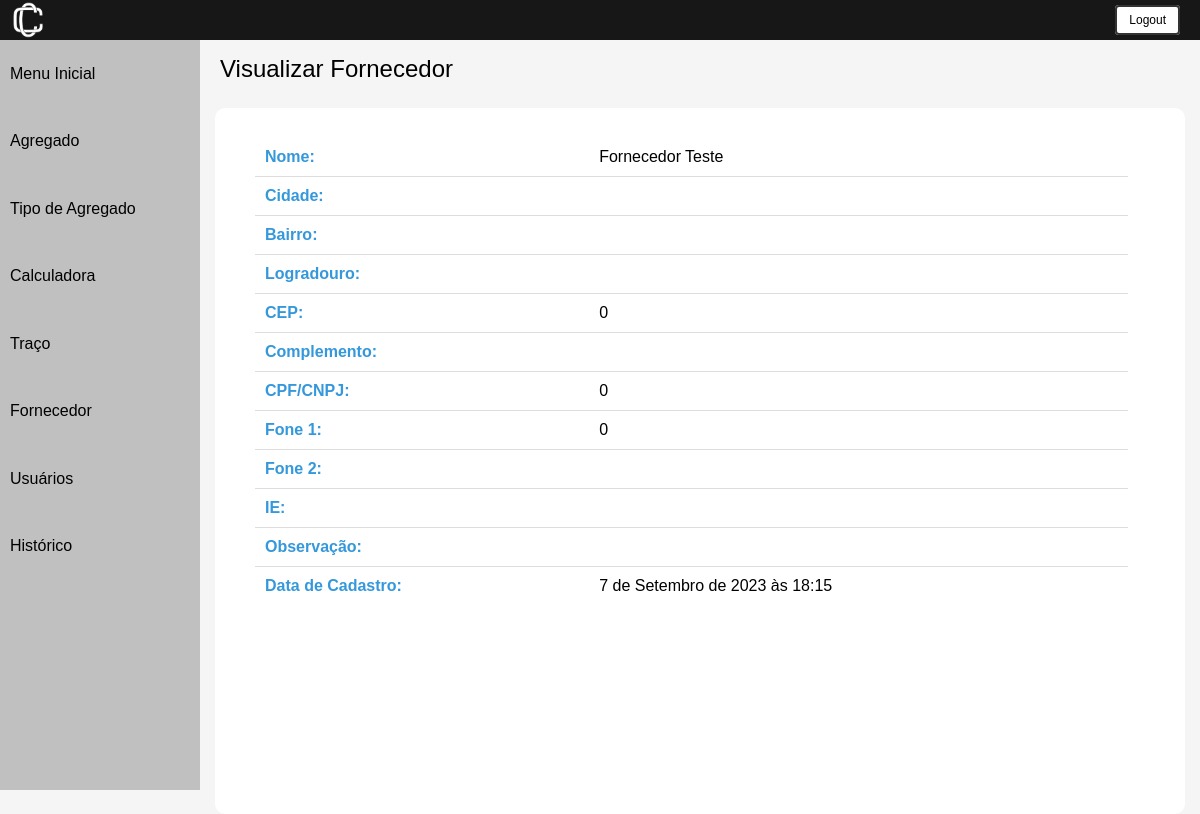
/inspecionar_fornecedor/1/ (signed in), run on an earlier commit of the app's database.
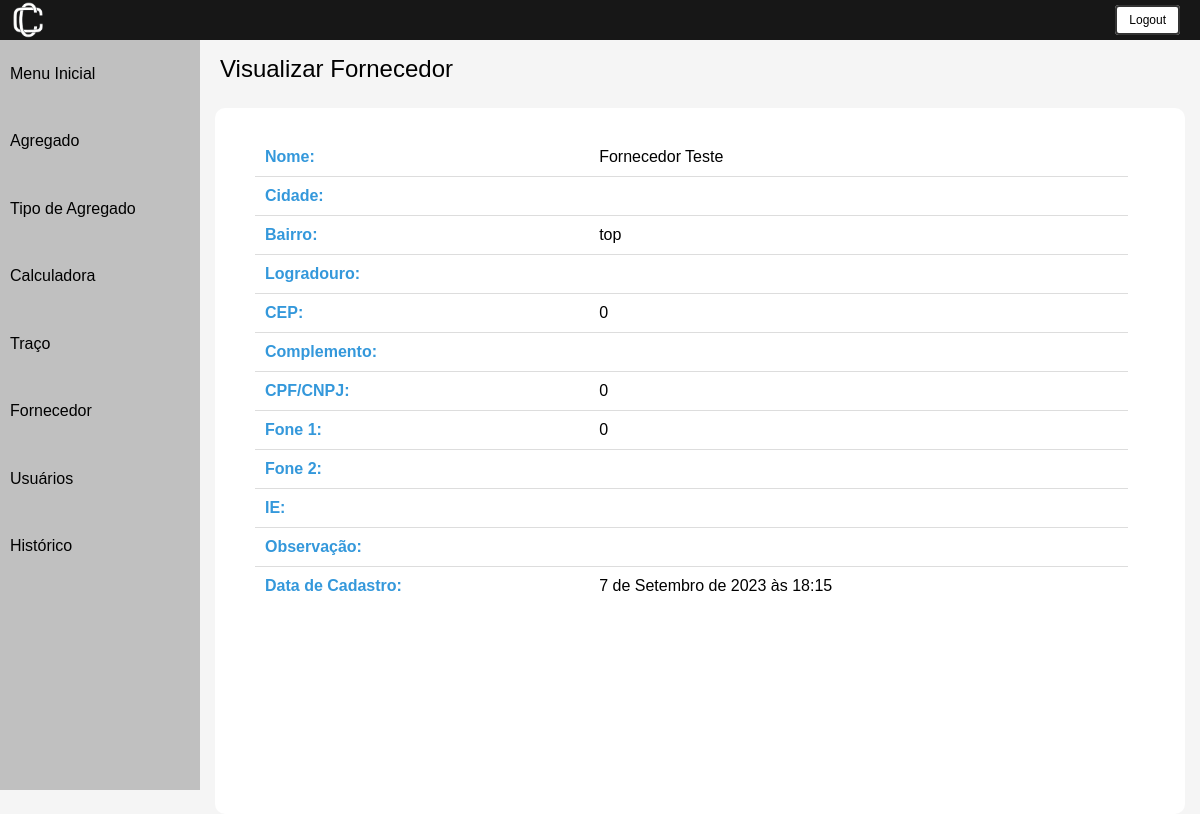
And on a later commit of the database.
### usuarios/models.py (models this page shows, shortened)
class Fornecedor(models.Model):
    nome = models.CharField(max_length=50)
    cidade = models.CharField(max_length=50, null=True)
    bairro = models.CharField(max_length=50, null=True)
    logradouro = models.CharField(max_length=50, null=True)
    CEP = models.CharField(max_length=8)
    complemento = models.CharField(max_length=150, null=True)
    cpf_cnpj = models.CharField(max_length=14)
    fone_1 = models.CharField(max_length=11)
    fone_2 = models.CharField(max_length=11, null=True)
    ie = models.CharField(max_length=9, null=True)
    observacao = models.CharField(max_length=200, null=True)
    data_cadastro = models.DateTimeField(default=timezone.now)
    class Meta:
        db_table = "fornecedor"

### usuarios/views.py (the view)
# urls.py: path('inspecionar_fornecedor/<int:pk>/', views.inspecionar_fornecedor, name='inspecionar_fornecedor'),
@login_required
def inspecionar_fornecedor(request, pk):
    fornecedor = get_object_or_404(Fornecedor, pk=pk)
    return render(request, 'fornecedor/inspecionar.html', {'fornecedor': fornecedor})

### usuarios/templates/fornecedor/inspecionar.html (shortened to what this page needs)
{% extends 'base.html' %}
{% load static %}
{% block content %}
<html lang="pt-br">
<head>
    <link rel="stylesheet" href="{% static 'css/inspectionar.css' %}">
    <link rel="stylesheet" href="https://cdnjs.cloudflare.com/ajax/libs/font-awesome/5.15.4/css/all.min.css">
</head>
<body>
     {% include "utils/header.html" %}
    <div class="container">
        {% include "utils/sidebar.html" %}
        <div class="content">
        <div class="cadastrar_btn">
            <a class="nome-pagina">Visualizar Fornecedor</a>
        </div>
            <div class = 'all-content'>
                <div class="lista">
                    <table class="resultado-table">
                        <tbody>
                            <tr class="header-row">
                                <td class="header-cell">Nome:</td>
                                <td>{{ fornecedor.nome }}</td>
                            </tr>
                            <tr class="header-row">
                                <td class="header-cell">Cidade:</td>
                                <td>{{ fornecedor.cidade }}</td>
                            </tr>
                            <tr class="header-row">
                                <td class="header-cell">Bairro:</td>
                                <td>{{ fornecedor.bairro }}</td>
                            </tr>
                            <tr class="header-row">
                                <td class="header-cell">Logradouro:</td>
                                <td>{{ fornecedor.logradouro }}</td>
                            </tr>
                            <tr class="header-row">
                                <td class="header-cell">CEP:</td>
                                <td>{{ fornecedor.CEP }}</td>
                            </tr>
                            <tr class="header-row">
                                <td class="header-cell">Complemento:</td>
                                <td>{{ fornecedor.complemento }}</td>
                            </tr>
                            <tr class="header-row">
                                <td class="header-cell">CPF/CNPJ:</td>
                                <td>{{ fornecedor.cpf_cnpj }}</td>
                            </tr>
                            <tr class="header-row">
                                <td class="header-cell">Fone 1:</td>
                                <td>{{ fornecedor.fone_1 }}</td>
                            </tr>
                            <tr class="header-row">
                                <td class="header-cell">Fone 2:</td>
                                <td>{{ fornecedor.fone_2 }}</td>
                            </tr>
                            <tr class="header-row">
                                <td class="header-cell">IE:</td>
                                <td>{{ fornecedor.ie }}</td>
                            </tr>
                            <tr class="header-row">
                                <td class="header-cell">Observação:</td>
                                <td>{{ fornecedor.observacao }}</td>
                            </tr>
                            <tr class="header-row">
                                <td class="header-cell">Data de Cadastro:</td>
                                <td>{{ fornecedor.data_cadastro }}</td>
                            </tr>
                        </tbody>
                    </table>
                </div>
                </div>
        </div>
    </div>
</body>
{% endblock %}

What changed in the data, as far as the page shows it:
changed Fornecedor "Fornecedor Teste": bairro (not shown) → "top"
